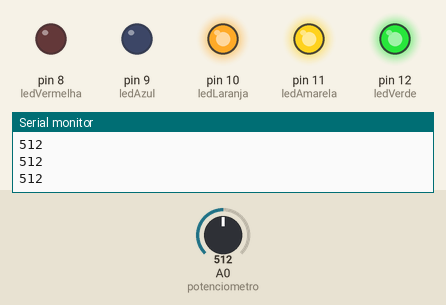
The sketch below on a simulated Arduino Uno, built with avr-gcc and run on an emulated ATmega328P. On the bench: output pins drawn as LEDs (lit = HIGH), the last lines printed to the serial monitor. The inputs (shaded band) are chosen by the test bench; at power-on: A0 (potenciometro) = 512.

Above: at 1.2 s.
1.3 s: A0 (potenciometro) set to 493
At 2.5 s:
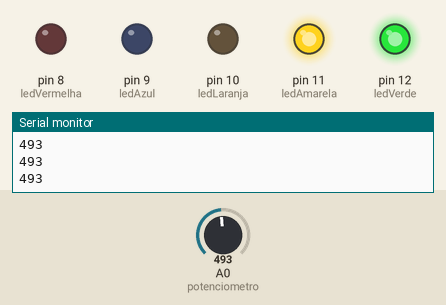
2.8 s: A0 (potenciometro) set to 735
At 3.8 s:
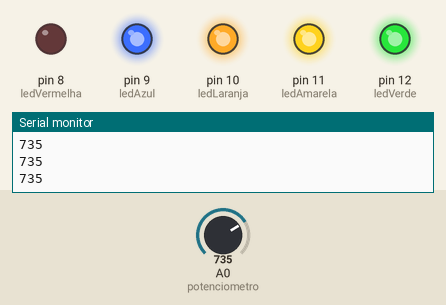
4.3 s: A0 (potenciometro) set to 809
5.8 s: A0 (potenciometro) set to 833
At 6.1 s:
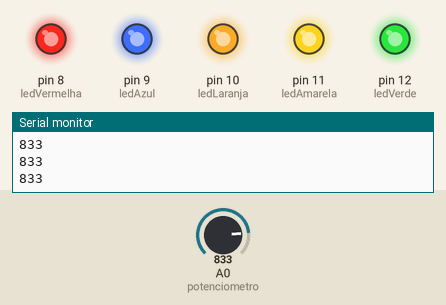
7.3 s: A0 (potenciometro) set to 240
At 8.4 s:
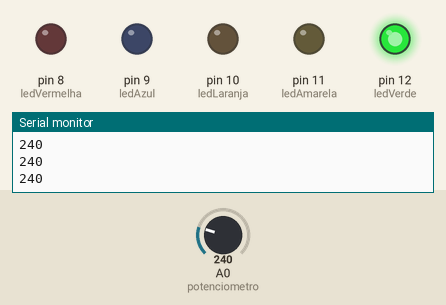
8.8 s: A0 (potenciometro) set to 257
At 9.6 s:
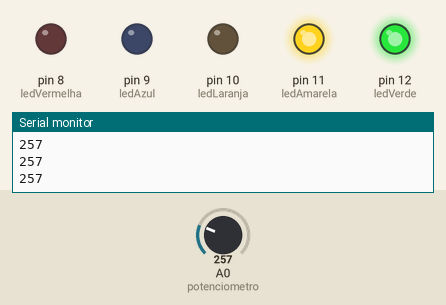
Timing chart, 0 to 11.3 s (numbered marks = the images above; inputs shaded):
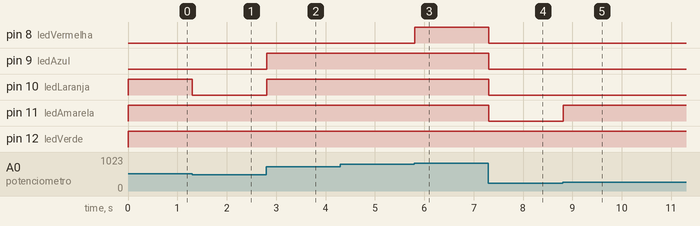

The sketch:

potenciometro_e_leds_19_05_20211.ino
```cpp
//Declaração de variáveis
	int potenciometro = A0;
	int ledVerde = 12;
	int ledAmarela = 11;
	int ledLaranja = 10;
	int ledAzul = 9;
	int ledVermelha = 8;
	int valorLid;

void setup(){
  Serial.begin(9600);
  pinMode(potenciometro, INPUT);
  pinMode(ledVerde, OUTPUT);
  pinMode(ledAmarela, OUTPUT);
  pinMode(ledLaranja, OUTPUT);
  pinMode(ledAzul, OUTPUT);
  pinMode(ledVermelha, OUTPUT);
}

void loop(){
  //Valor lido no potenciometro
  	valorLid = analogRead(potenciometro);
  	Serial.println(valorLid);

  //Leitura abaixo de 10 apaga todos
  	if(valorLid<10){
    	digitalWrite(ledVerde, LOW);
    	digitalWrite(ledAmarela, LOW);
    	digitalWrite(ledLaranja, LOW);
    	digitalWrite(ledAzul, LOW);
    	digitalWrite(ledVermelha, LOW);
  	}
  //Leitura entre 10 e 249 acende o verde
  	if(valorLid>=10 && valorLid<=249){
      	digitalWrite(ledVerde, HIGH);
     	digitalWrite(ledAmarela, LOW);
      	digitalWrite(ledLaranja, LOW);
      	digitalWrite(ledAzul, LOW);
      	digitalWrite(ledVermelha, LOW);
    }
  //Leitura entre 250 e 499 acende o verde e o amarelo
  	if(valorLid>=250 && valorLid<= 499){
      	digitalWrite(ledVerde, HIGH);
      	digitalWrite(ledAmarela, HIGH);
      	digitalWrite(ledLaranja, LOW);
      	digitalWrite(ledAzul, LOW);
      	digitalWrite(ledVermelha, LOW);
    }
  //Leitura entre 500 e 724 acende o verde, amarelo e laranja
  	if(valorLid>=500 && valorLid<=724){
      	digitalWrite(ledVerde, HIGH);
      	digitalWrite(ledAmarela, HIGH);
      	digitalWrite(ledLaranja, HIGH);
      	digitalWrite(ledAzul, LOW);
      	digitalWrite(ledVermelha, LOW);
    }
  //Leitura entre 725 e 824 acende o verde, amarelo, laranja e azul
  	if(valorLid>=725 && valorLid<=824){
      	digitalWrite(ledVerde, HIGH);
      	digitalWrite(ledAmarela, HIGH);
      	digitalWrite(ledLaranja, HIGH);
      	digitalWrite(ledAzul, HIGH);
      	digitalWrite(ledVermelha, LOW);
    }
  //Leitura acima de 825 acende todos os leds
  	if(valorLid>=825){
      	digitalWrite(ledVerde, HIGH);
      	digitalWrite(ledAmarela, HIGH);
      	digitalWrite(ledLaranja, HIGH);
      	digitalWrite(ledAzul, HIGH);
      	digitalWrite(ledVermelha, HIGH);
    }
}
```

Measured:
- the behaviour switches between 500 and 499 on A0 (potenciometro) (found by bisection; images 0 and 1)
- the behaviour switches between 824 and 825 on A0 (potenciometro) (found by bisection; images 2 and 3)
- the behaviour switches between 249 and 250 on A0 (potenciometro) (found by bisection; images 4 and 5)
- after the input at 1.3 s, pin 10 (ledLaranja): HIGH → LOW at once
- after the input at 2.8 s, pin 9 (ledAzul), pin 10 (ledLaranja): LOW → HIGH at once
- after the input at 5.8 s, pin 8 (ledVermelha): LOW → HIGH at once
- after the input at 7.3 s, pin 8 (ledVermelha), pin 9 (ledAzul), pin 10 (ledLaranja), pin 11 (ledAmarela): HIGH → LOW at once
- after the input at 8.8 s, pin 11 (ledAmarela): LOW → HIGH at once
